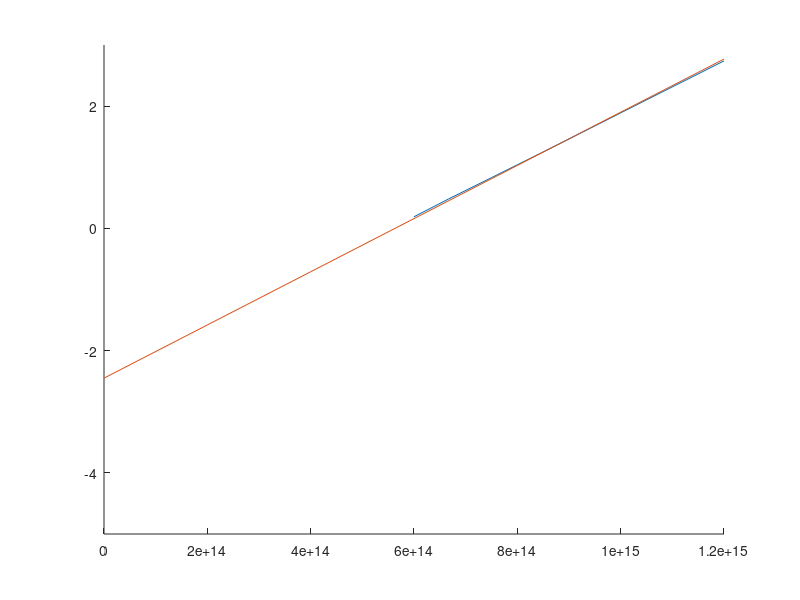

This chart was generated by the following MATLAB code:
wavelengths = [500,450,400,350,300,250]
stopping_potentials = [0.19,0.48,0.83,1.28,1.89,2.74]
frequencies = [];
i = 1;
for a = wavelengths
    disp(a)
    freq = (3*10^8)/(a * 10^-9);
    frequencies(i) = freq;
    i = i + 1;
end
hold on
plot(frequencies, stopping_potentials)
xlim([0 12*10^14])
ylim([-5 3])
disp(frequencies)
i = 1;
for b = frequencies -1
    run = frequencies (i+1) - frequencies(i)
    rise = stopping_potentials(i+1) - stopping_potentials(i)
end
% rise and run are always the same
x = -1:2*10^14:12*10^14
y = (rise/run)*x - 2.45
plot(x,y)